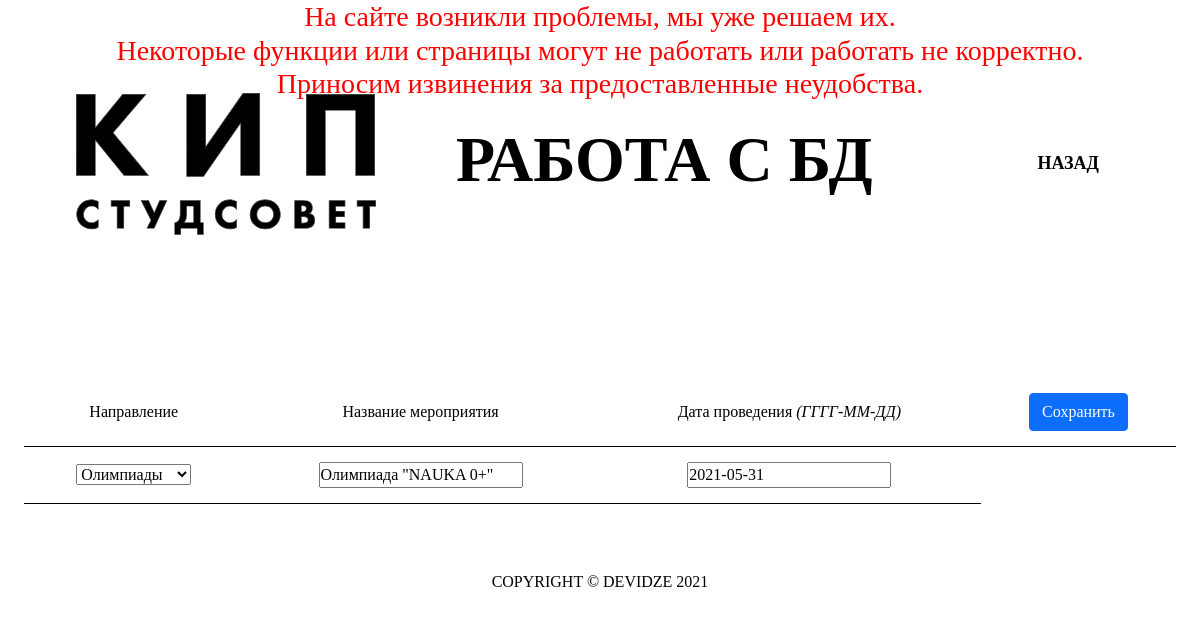
/admin_editdb/Event/28/ (signed in), run on the app's committed database.
### accounts/models.py (models this page shows, shortened)
class Event(models.Model):
    tags        = models.ForeignKey(Tag, null=True, on_delete=models.SET_NULL)
    name        = models.CharField(max_length=200, null=True)
    date        = models.DateField(null=True)

### accounts/decorators.py (the view)
    def wrapper_func(request, *args, **kwargs):
        group = None
        if request.user.groups.exists():
            group = request.user.groups.all()[0].name
        if group == 'student':
            return redirect('user-page')
        if group == 'admin':
            return view_func(request, *args, **kwargs)

### accounts/forms.py
class EventForm(ModelForm):
	class Meta:
		model = Event
		fields = '__all__'

### accounts/models.py (called while the page is built)
    def __str__(self):
        return self.name

### accounts/templates/accounts/auth/admin/admin_workdb.html (shortened to what this page needs)
{% extends 'accounts/auth/main_user.html' %}
{% load static %}
{% block content %}
<div class="container-fluid header-user">
    <section class="header row">
        <nav class="navbar navbar-expand-xl navbar-light">
            <div class="container-fluid header-navs">
                <a class="navbar-brand" href="{% url 'main' %}"><img class="header-logo" style="width: 300px;"
                    src="{% static '/images/logo.svg' %}" alt="logo"></a>
                <h1><div class="promo-header" style="margin-left: 10vh;">Работа с БД</div></h1>
                <ul class="navbar-nav me-auto mb-2 mb-lg-0 nav-items">
                    <li class="nav-item">
                        <a class="nav-link" href="{% url 'main_user' %}">Назад</a>
                    </li>
                </ul>
            </div>
        </nav>
    </section>
</div>
<div class="container-fluid" style="overflow-x:auto;">
    <table>
        {% if pk_test == 'Student'%}
        <form method="POST" action="" enctype="multipart/form-data">
            {% csrf_token %}
            <tr>
                <th>Группа</th>
                <th>ФИО</th>
                <th>Телефон</th>
                <th>Дата рождения <em>(ГГГГ-ММ-ДД)</em></th>
                <th>Фото</th>
                <th>ВК</th>
                <th>Инстаграмм</th>
                <th><input class="btn btn-primary" type="submit" name="Submit" value="Сохранить"></th>
            </tr>
            <tr>
                <td>{{form.group}}</td>
                <td>{{form.fio}}</td>
                <td>{{form.phone}}</td>
                <td>{{form.birthday}}</td>
                <td>{{form.profile_pic}}</td>
                <td>{{form.vk_url}}</td>
                <td>{{form.instagram_url}}</td>
            </tr>
        </form>
        {{form.errors}}
        {% elif pk_test == 'Event' %}
        <form method="POST" action="" enctype="multipart/form-data">
            <tr>
                <th>Направление</th>
                <th>Название мероприятия</th>
                <th>Дата проведения <em>(ГГГГ-ММ-ДД)</em></th>
                <th><input class="btn btn-primary" type="submit" name="Submit" value="Сохранить"></th>
            </tr>
            <tr>
                <td>{{form.tags}}</td>
                <td>{{form.name}}</td>
                <td>{{form.date}}</td>
            </tr>
        </form>
        {% endif %}
    </table>
</div>
<br>
<br>
<br>
{% endblock content %}

### static/css/styles.css (style rules this page uses)
body { min-width: 400px; }
li { text-align: right; }
table { width: 100%; }
th, td { padding: 15px; text-align: center; border-bottom: 1px black solid; }
@media all { .header { margin-bottom: 130px; } }
@media all { .header-logo { margin-left: 3.5vh; } }
@media all { .navbar-brand { margin: 0 0px; } }
@media all { .nav-item { margin-right: 75px; } }
@media (max-width: 3840px) { .nav-item { margin-right: 75px; } }
@media (max-width: 1440px) { .nav-item { margin-right: 45px; } }

### data on the page
Event: tags "Олимпиады", name "Олимпиада \"NAUKA 0+\"", date "2021-05-31"
